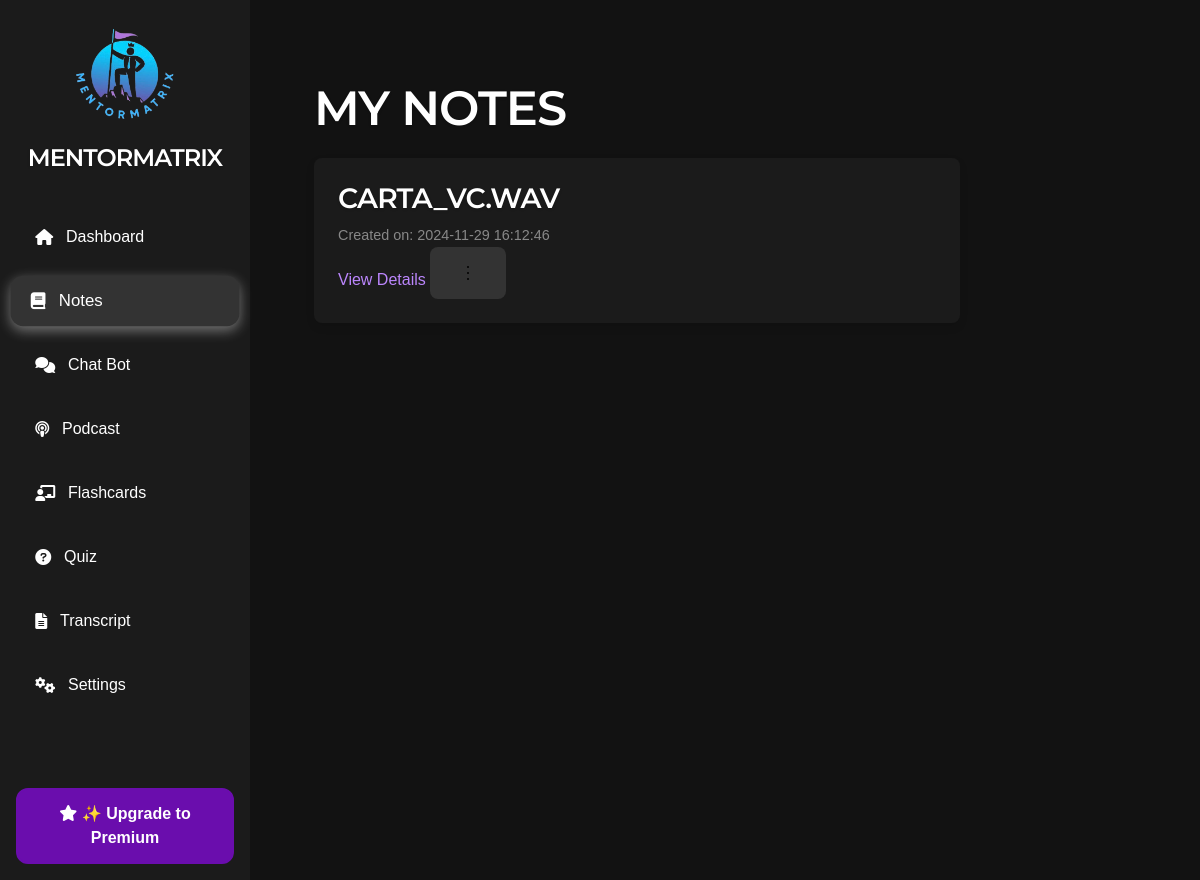
/notes, run on an earlier commit of the app's database.
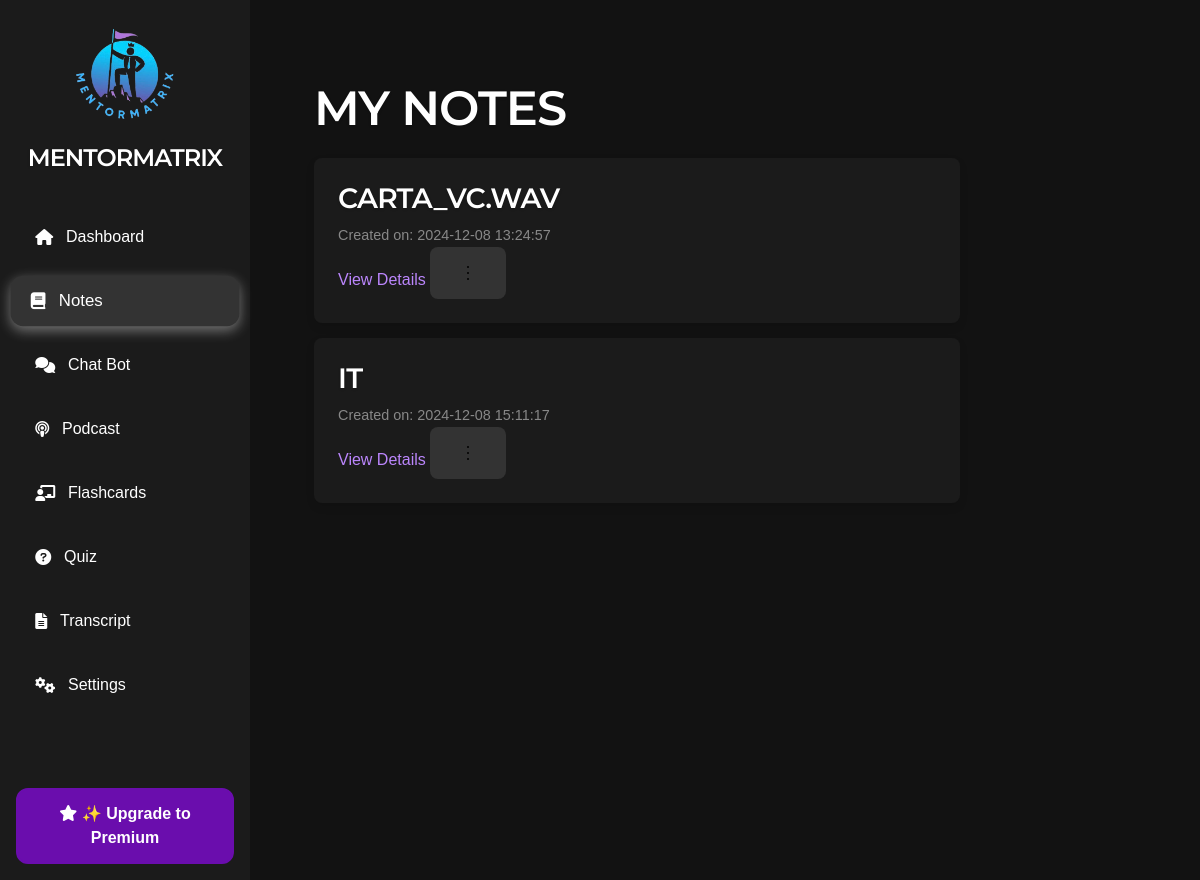
And on a later commit of the database.
### tables this page shows
CREATE TABLE notes (
                    id INTEGER PRIMARY KEY AUTOINCREMENT,
                    transcript_id INTEGER,
                    title TEXT NOT NULL,
                    content TEXT NOT NULL,
                    created_at DATETIME DEFAULT CURRENT_TIMESTAMP,
                    updated_at DATETIME DEFAULT CURRENT_TIMESTAMP,
                    FOREIGN KEY (transcript_id) REFERENCES transcripts(id) ON DELETE CASCADE);

### routes/notes.py (the view)
@notes_blueprint.route("/notes")
def notes():
    notes_data = db.execute("""
        SELECT
            notes.id,
            notes.title AS note_title,
            notes.content AS note_content,
            notes.created_at,
            files.name AS file_name,
            files.file_type,
            files.metadata,
            transcripts.title AS transcript_title
        FROM notes
        LEFT JOIN files ON notes.transcript_id = files.transcript_id
        LEFT JOIN transcripts ON notes.transcript_id = transcripts.id
    """)
    return render_template("notes.html", notes=notes_data, current_route="notes")

### templates/notes.html (shortened to what this page needs)
{% extends "layout.html" %}
{% block other_head_stuff %}
    <link rel="stylesheet" href="{{ url_for('static', filename='css/notes.css') }}">
{% endblock %}
{% block content %}
    <div class="container">
        <div class="main-content">
            <h1>My Notes</h1>
            <ul class="notes-list">
                {% for note in notes %}
                    <li class="note-item">
                        <h2>{{ note.note_title }}</h2>
                        <small>Created on: {{ note.created_at }}</small>
                        <a href="{{ url_for('notes.view_note', note_id=note.id) }}" class="view-details-btn">View Details</a>
                        <button class="settings-btn" onclick="openNoteSettings({{ note.id }}, '{{ note.note_title | escape }}')">
                            <img src="{{ url_for('static', filename='images/three_dots.svg') }}" alt="">
                        </button>
                    </li>
                {% else %}
                    <p>No notes available. Generate one to get started!</p>
                {% endfor %}
            </ul>
        </div>
    </div>
{% endblock %}

What changed in the data, as far as the page shows it:
changed notes "CARTA_VC.WAV": created_at "2024-11-29 16:12:46" → "2024-12-08 13:24:57"
added notes: note_title "IT", created_at "2024-12-08 15:11:17"
